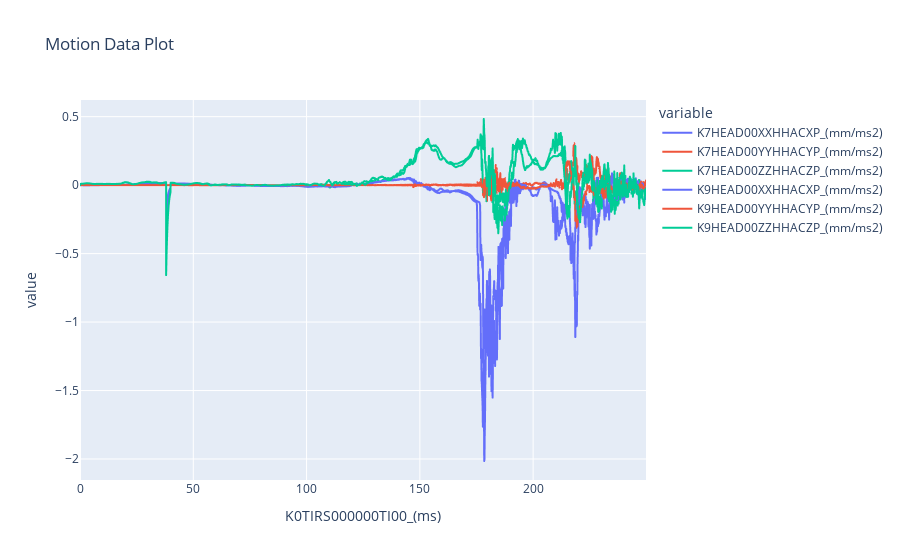

This figure's notebook cell:
### Markdown cell above
## Superposition of Plots
# you can plot same ATD as superposition.
* You can plot 2 ATDs or more as per your requirements.
* If, you want to plot 2 ATDs please check the ATD is "found" in second cell.
* Example: Graphics.plot([atd_objects['ATD_Left'].Acceleration('Head'),atd_objects['ATD_Right'].Acceleration('Head')],time_limit=(400,2500))

### Code cell
Graphics.plot(Simulation_Test['Time'].timeseries(),[Simulation_Test['ATD_Left'].Acceleration('Head'),Simulation_Test['ATD_Right'].Acceleration('Head')],time_limit=(0,250))

### Figure 1 — Plotly figure (JSON) as saved in the notebook; plotly's stock layout.template omitted (floating-point values rounded to 4 significant figures; data arrays with more than 128 entries replaced by an {"elided": "..."} marker saying what was removed)
{"data": [{"hovertemplate": "variable=K7HEAD00XXHHACXP_(mm/ms2)<br>K0TIRS000000TI00_(ms)=%{x}<br>value=%{y}<extra></extra>", "legendgroup": "K7HEAD00XXHHACXP_(mm/ms2)", "line": {"color": "#636efa", "dash": "solid"}, "marker": {"symbol": "circle"}, "mode": "lines", "name": "K7HEAD00XXHHACXP_(mm/ms2)", "showlegend": true, "type": "scattergl", "x": {"elided": "2500 float values"}, "xaxis": "x", "y": {"elided": "2500 float values"}, "yaxis": "y"}, {"hovertemplate": "variable=K7HEAD00YYHHACYP_(mm/ms2)<br>K0TIRS000000TI00_(ms)=%{x}<br>value=%{y}<extra></extra>", "legendgroup": "K7HEAD00YYHHACYP_(mm/ms2)", "line": {"color": "#EF553B", "dash": "solid"}, "marker": {"symbol": "circle"}, "mode": "lines", "name": "K7HEAD00YYHHACYP_(mm/ms2)", "showlegend": true, "type": "scattergl", "x": {"elided": "2500 float values"}, "xaxis": "x", "y": {"elided": "2500 float values"}, "yaxis": "y"}, {"hovertemplate": "variable=K7HEAD00ZZHHACZP_(mm/ms2)<br>K0TIRS000000TI00_(ms)=%{x}<br>value=%{y}<extra></extra>", "legendgroup": "K7HEAD00ZZHHACZP_(mm/ms2)", "line": {"color": "#00cc96", "dash": "solid"}, "marker": {"symbol": "circle"}, "mode": "lines", "name": "K7HEAD00ZZHHACZP_(mm/ms2)", "showlegend": true, "type": "scattergl", "x": {"elided": "2500 float values"}, "xaxis": "x", "y": {"elided": "2500 float values"}, "yaxis": "y"}, {"hovertemplate": "variable=K9HEAD00XXHHACXP_(mm/ms2)<br>K0TIRS000000TI00_(ms)=%{x}<br>value=%{y}<extra></extra>", "legendgroup": "K9HEAD00XXHHACXP_(mm/ms2)", "line": {"color": "#636efa", "dash": "solid"}, "marker": {"symbol": "circle"}, "mode": "lines", "name": "K9HEAD00XXHHACXP_(mm/ms2)", "showlegend": true, "type": "scattergl", "x": {"elided": "2500 float values"}, "xaxis": "x", "y": {"elided": "2500 float values"}, "yaxis": "y"}, {"hovertemplate": "variable=K9HEAD00YYHHACYP_(mm/ms2)<br>K0TIRS000000TI00_(ms)=%{x}<br>value=%{y}<extra></extra>", "legendgroup": "K9HEAD00YYHHACYP_(mm/ms2)", "line": {"color": "#EF553B", "dash": "solid"}, "marker": {"symbol": "circle"}, "mode": "lines", "name": "K9HEAD00YYHHACYP_(mm/ms2)", "showlegend": true, "type": "scattergl", "x": {"elided": "2500 float values"}, "xaxis": "x", "y": {"elided": "2500 float values"}, "yaxis": "y"}, {"hovertemplate": "variable=K9HEAD00ZZHHACZP_(mm/ms2)<br>K0TIRS000000TI00_(ms)=%{x}<br>value=%{y}<extra></extra>", "legendgroup": "K9HEAD00ZZHHACZP_(mm/ms2)", "line": {"color": "#00cc96", "dash": "solid"}, "marker": {"symbol": "circle"}, "mode": "lines", "name": "K9HEAD00ZZHHACZP_(mm/ms2)", "showlegend": true, "type": "scattergl", "x": {"elided": "2500 float values"}, "xaxis": "x", "y": {"elided": "2500 float values"}, "yaxis": "y"}], "layout": {"legend": {"title": {"text": "variable"}, "tracegroupgap": 0}, "title": {"text": "Motion Data Plot"}, "xaxis": {"anchor": "y", "domain": [0, 1], "title": {"text": "K0TIRS000000TI00_(ms)"}}, "yaxis": {"anchor": "x", "domain": [0, 1], "title": {"text": "value"}}}}
